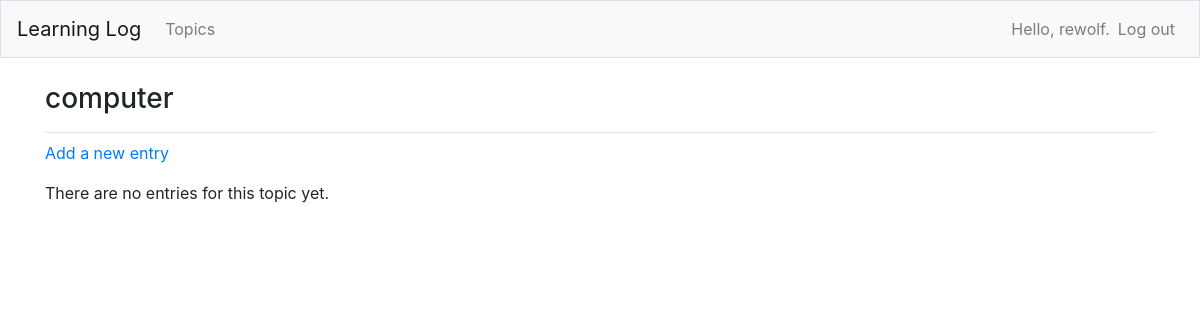
The app's page /topics/4/ (signed in), older data.
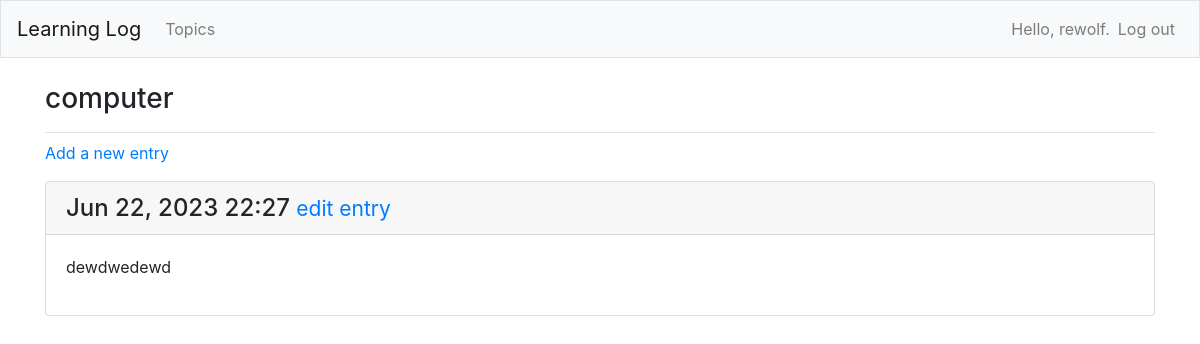
The same page, newer data.
### learning_logs/models.py (models this page shows, shortened)
class Topic(models.Model):
    text = models.CharField(max_length=200)
    date_added = models.DateTimeField(auto_now_add=True)
    owner = models.ForeignKey(User, on_delete=models.CASCADE)
    def __str__(self):
        return self.text

class Entry(models.Model):
    topic = models.ForeignKey(Topic, on_delete=models.CASCADE)
    text = models.TextField()
    date_added = models.DateTimeField(auto_now_add=True)
    class Meta:
        verbose_name_plural = 'entries'

### learning_logs/views.py (the view)
# urls.py: path('topics/<int:topic_id>/', views.topic, name='topic'),
@login_required
def topic(request, topic_id):
    topic = get_object_or_404(Topic, id=topic_id)
    if topic.owner != request.user:
        raise Http404
    entries = topic.entry_set.order_by('-date_added')
    context = {'topic': topic, 'entries': entries}
    return render(request, 'learning_logs/topic.html', context)

### learning_logs/templates/learning_logs/topic.html
{% extends 'learning_logs/base.html' %}
{% block page_header %}
    <h3>{{ topic }}</h3>
{% endblock page_header %}
{% block content %}
    <p>
        <a href="{% url 'learning_logs:new_entry' topic.id %}">Add a new entry</a>
    </p>
    {% for entry in entries %}
        <div class="card mb-3">
            <h4 class="card-header">
                {{ entry.date_added|date:'M d, Y H:i' }}
                <small><a href="{% url 'learning_logs:edit_entry' entry.id %}">
                edit entry</a></small>
            </h4>
            <div class="card-body">
                {{ entry.text|linebreaks }}
            </div>
        </div>
    {% empty %}
        <p>There are no entries for this topic yet.</p>
    {% endfor %}
{% endblock content %}

### learning_logs/templates/learning_logs/base.html (shortened to what this page needs)
{% load bootstrap4 %}
<!DOCTYPE html>
<html lang="en">
<head>
    {% bootstrap_css %}
</head>
<body>
    <nav class="navbar navbar-expand-md navbar-light bg-light mb-4 border">
        <a class="navbar-brand" href="{% url 'learning_logs:index'%}">Learning Log</a>
        <div class="collapse navbar-collapse" id="navbarCollapse">
            <ul class="navbar-nav mr-auto">
                <li class="nav-item">
                    <a class="nav-link" href="{% url 'learning_logs:topics'%}">Topics</a>
                </li>
            </ul>
            <ul class="navbar-nav ml-auto">
                {% if user.is_authenticated %}
                    <li class="nav-item">
                        <span class="navbar-text">Hello, {{ user.username }}.</span>
                    </li>
                    <li class="nav-item">
                        <a class="nav-link" href="{% url 'users:logout' %}">Log out</a>
                    </li>
                {% endif %}
            </ul>
        </div>
    </nav>
    <main role="main" class="container">
        <div class="pb-2 mb-2 border-bottom">
            {% block page_header %}{% endblock page_header %}
        </div>
        <div>
            {% block content %}{% endblock content %}
        </div>
    </main>
</body>
</html>

Row changes from the older to the newer data that the page shows:
added Entry: date_added "Jun 22, 2023 22:27", text "dewdwedewd"
Text that changed along with them:
text no longer shown: "There are no entries for this topic yet."
